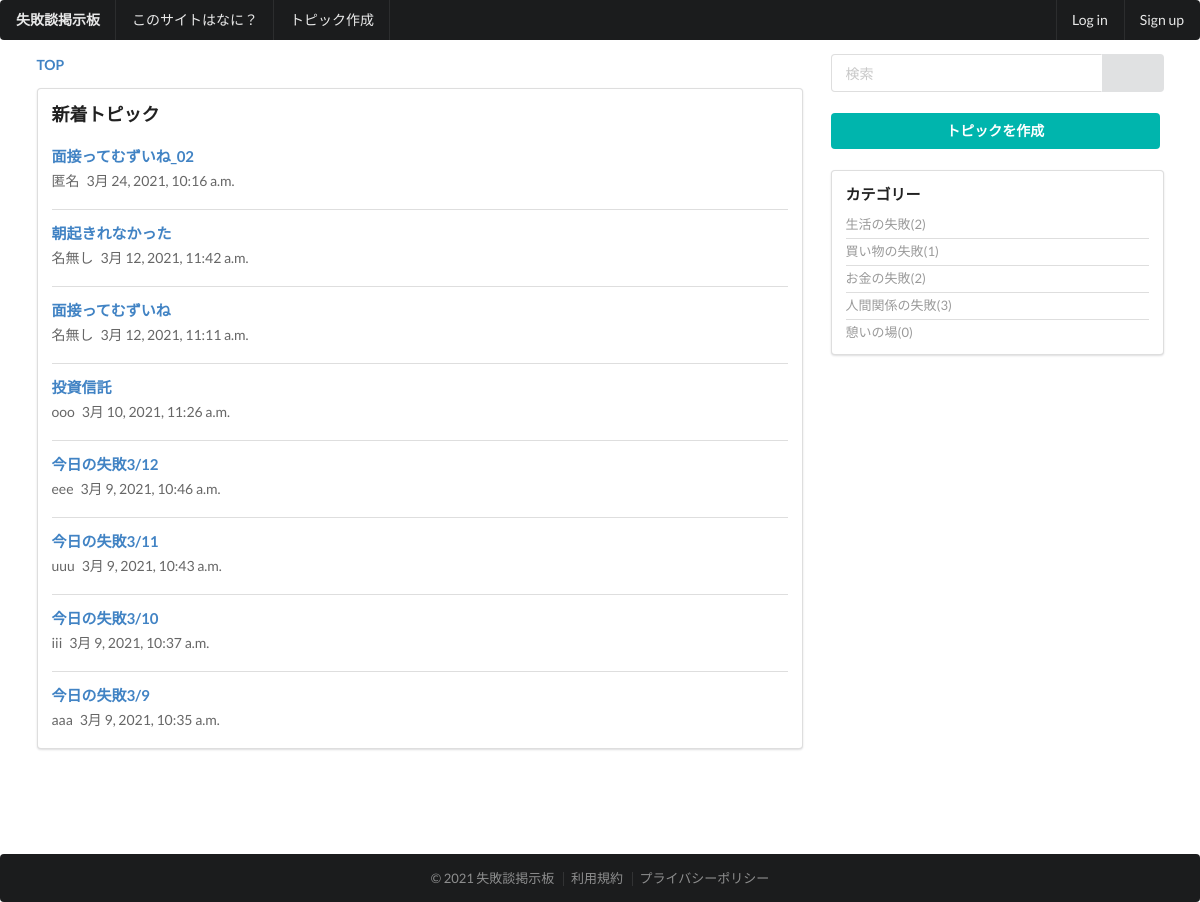
The page / on the database its author committed.
### thread/models.py (models this page shows, shortened)
class Topic(models.Model):
    user_name = models.CharField(
        'お名前',
        max_length=30,
        null=True,
        blank=False,
    )
    title = models.CharField(
        'タイトル',
        max_length=255,
        null = False,
        blank = False,
    )
    message = models.TextField(
        verbose_name='本文',
        null=True,
        blank=False,
    )
    category = models.ForeignKey(
        Category,
        verbose_name='カテゴリー',
        on_delete=models.PROTECT,
        null=True,
        blank=False,
    )
    created = models.DateTimeField(
        auto_now_add=True,
    )
    modified = models.DateTimeField(
        auto_now=True,
    )
    objects = TopicManager()

class Category(models.Model):
    name = models.CharField(
        'カテゴリー名',
        max_length=50,
    )
    url_code = models.CharField(
        'URLコード',
        max_length=50,
        null=True,
        blank=False,
        unique=True,
    )
    sort=models.IntegerField(
        verbose_name='ソート',
        default=0,
    )
    objects = CategoryManager

### base/views.py (the view)
# urls.py: path('', views.TopicListView.as_view(), name='top'),
class TopicListView(ListView):
    template_name = 'base/top.html'
    queryset = Topic.objects.order_by('-created')
    context_object_name = 'topic_list'

### thread/templatetags/threadtags.py (called while the page is built)
@register.inclusion_tag('thread/tags/category_tag.html')
def categorytag():
    ctx = {}
    ctx['category_list'] = Category.objects.annotate(
            count=Count('topic')).order_by('sort')
    return ctx

### templates/base/top.html (shortened to what this page needs)
{% extends 'base/base.html' %}
{% load static %}
{% block content %}
<div class="ui grid stackable">
    <div class="eleven wide column">
        <div class="ui breadcrumb">
            <a class="active section">TOP</a>
        </div>
        <div class="ui segment">
            <div class="content">
                <div class="header"><h3>新着トピック</h3></div>
                <div class="ui divided items">
                    {% for topic in topic_list %}
                    <div class="item">
                        <div class="content">
                            <div class="header">
                                <a href="{% url 'thread:topic' pk=topic.id %}"><h4>{{topic.title}}</h4></a>
                            </div>
                            <div class="meta">
                                <span class="name">{{topic.user_name}}</span>
                                <span class="date">{{topic.created}}</span>
                            </div>
                        </div>
                    </div>
                    {% endfor %}
                </div>
            </div>
        </div>
    </div>
    {% include 'base/sidebar.html' %}
</div>
{% endblock %}

### templates/thread/tags/category_tag.html
<div class="ui relaxed list small divided link">
  {% for category in category_list %}
  <a class="item">{{category.name}}({{category.count}})</a>
  {% endfor %}
</div>

### rows shown on the page
Topic: title "面接ってむずいね_02", user_name "匿名", created "3月 24, 2021, 10:16 a.m."
Topic: title "朝起きれなかった", user_name "名無し", created "3月 12, 2021, 11:42 a.m."
Topic: title "面接ってむずいね", user_name "名無し", created "3月 12, 2021, 11:11 a.m."
Topic: title "投資信託", user_name "ooo", created "3月 10, 2021, 11:26 a.m."
Topic: title "今日の失敗3/12", user_name "eee", created "3月 9, 2021, 10:46 a.m."
Topic: title "今日の失敗3/11", user_name "uuu", created "3月 9, 2021, 10:43 a.m."
Topic: title "今日の失敗3/10", user_name "iii", created "3月 9, 2021, 10:37 a.m."
Topic: title "今日の失敗3/9", user_name "aaa", created "3月 9, 2021, 10:35 a.m."
Category: name "生活の失敗", count "2"
Category: name "買い物の失敗", count "1"
Category: name "お金の失敗", count "2"
Category: name "人間関係の失敗", count "3"
Category: name "憩いの場", count "0"
